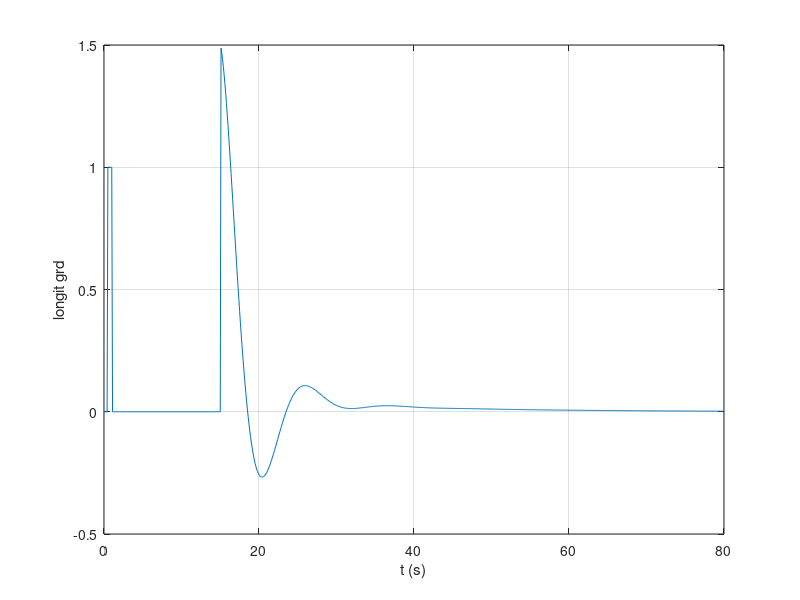

Write the MATLAB code that produced this figure.
%SIMULATION OF A CYCLIC PITCH INPUT THETA_C=1 DEG GIVEN FROM HOVER 
%0.5 SEC<T<1 SEC. Now from the 15th second a PD controller becomes active 
clear
%INITIAL DATA HELICOPTER
g=9.81;	
cla=5.7; %NACA 0012
volh=.075;	%blade solidity	
lok=6;
cds=1.5;
mass=2200;
rho=1.225;
vtip=200;
diam=2*7.32;
iy=10615;
mast=1;
omega=vtip/(diam/2);
area=pi/4*diam^2;
tau=.1;		%time constant in dynamiCs inflow!!!
collect(1)=6*pi/180;
longit(1)=0*pi/180;

%initial values;
t0=0;
u0=0;
w0=0;
q0=0;
pitch0=0*pi/180;
x0=0;
labi0=sqrt(mass*g/(area*2*rho))/vtip;

t(1)=t0;
u(1)=u0;
w(1)=w0;
q(1)=q0;
pitch(1)=pitch0;
x(1)=x0;
labi(1)=labi0;
z(1)=0;

%INTEGRATION 
aantal=800;
teind=80;
stap=(teind-t0)/aantal;

for i=1:aantal 
   if t(i)>=0.5 & t(i)<=1 longit(i)=1*pi/180;
   else longit(i)=0*pi/180;
   end
    
   if t(i)>=15 longitgrd(i)=.2*pitch(i)*180/pi+.2*q(i)*180/pi;%PD in deg
       longit(i)=longitgrd(i)*pi/180;	%in rad
   end    
   %longit(i)=longitgrd(i)*pi/180;	%in rad
   
%NO LAW FOR COLLECTIVE

c(i)=u(i)*sin(pitch(i))-w(i)*cos(pitch(i));
h(i)=-z(i);
collect(i)=collect(1);

%Defining the differential equations

%defining the nondimensional notations
qdiml(i)=q(i)/omega;
vdiml(i)=sqrt(u(i)^2+w(i)^2)/vtip;
if u(i)==0 	if w(i)>0 	phi(i)=pi/2;
        else phi(i)=-pi/2;end
else
phi(i)=atan(w(i)/u(i));
end
if u(i)<0
phi(i)=phi(i)+pi;
end
alfc(i)=longit(i)-phi(i);

mu(i)=vdiml(i)*cos(alfc(i));
labc(i)=vdiml(i)*sin(alfc(i));

%a1 Flapping calculi
teller(i)=-16/lok*qdiml(i)+8/3*mu(i)*collect(i)-2*mu(i)*(labc(i)+labi(i));
a1(i)=teller(i)/(1-.5*mu(i)^2);

%the thrust coefficient
ctelem(i)=cla*volh/4*(2/3*collect(i)*(1+1.5*mu(i)^2)-(labc(i)+labi(i)));
%Thrust coefficient from Glauert
alfd(i)=alfc(i)-a1(i);
ctglau(i)=2*labi(i)*sqrt((vdiml(i)*cos(alfd(i)))^2+(vdiml(i)*...
sin(alfd(i))+labi(i))^2);

%Equations of motion
labidot(i)=ctelem(i); 
thrust(i)=labidot(i)*rho*vtip^2*area;
helling(i)=longit(i)-a1(i);
vv(i)=vdiml(i)*vtip; 		%it is 1/sqrt(u^2+w^2)

udot(i)=-g*sin(pitch(i))-cds/mass*.5*rho*u(i)*vv(i)+...
thrust(i)/mass*sin(helling(i))-q(i)*w(i);

wdot(i)=g*cos(pitch(i))-cds/mass*.5*rho*w(i)*vv(i)-...
thrust(i)/mass*cos(helling(i))+q(i)*u(i);

qdot(i)=-thrust(i)*mast/iy*sin(helling(i));

pitchdot(i)=q(i);

xdot(i)=u(i)*cos(pitch(i))+w(i)*sin(pitch(i));

zdot(i)=-c(i);

labidot(i)=(ctelem(i)-ctglau(i))/tau;
%corrdot(i)=uwens-u(i);
%corrcdot(i)=cwens(i)-c(i);

u(i+1)=u(i)+stap*udot(i);
w(i+1)=w(i)+stap*wdot(i);
q(i+1)=q(i)+stap*qdot(i);
pitch(i+1)=pitch(i)+stap*pitchdot(i);
x(i+1)=x(i)+stap*xdot(i);
labi(i+1)=labi(i)+stap*labidot(i);
z(i+1)=z(i)+stap*zdot(i);
t(i+1)=t(i)+stap;
end;

plot(t,u),xlabel('t (s)'),ylabel('u(m)'),grid,pause;
plot(t,pitch*180/pi),xlabel('t (s)'),ylabel('pitch(deg)'),grid,pause;
plot(t,x),xlabel('t (s)'),ylabel('x(m)'),grid,pause;
plot(t,w),xlabel('t (s)'),ylabel('w(m)'),grid,pause;
plot(t,q),xlabel('t (s)'),ylabel('q(m)'),grid,pause; 
plot(t,labi),xlabel('t (s)'),ylabel('labi(m)'),grid,pause;
plot(t,-z),xlabel('t (s)'),ylabel('h(m)'),grid,pause;
plot(t(1:800),longit*180/pi),xlabel('t (s)'),ylabel('longit grd'),grid,pause;


